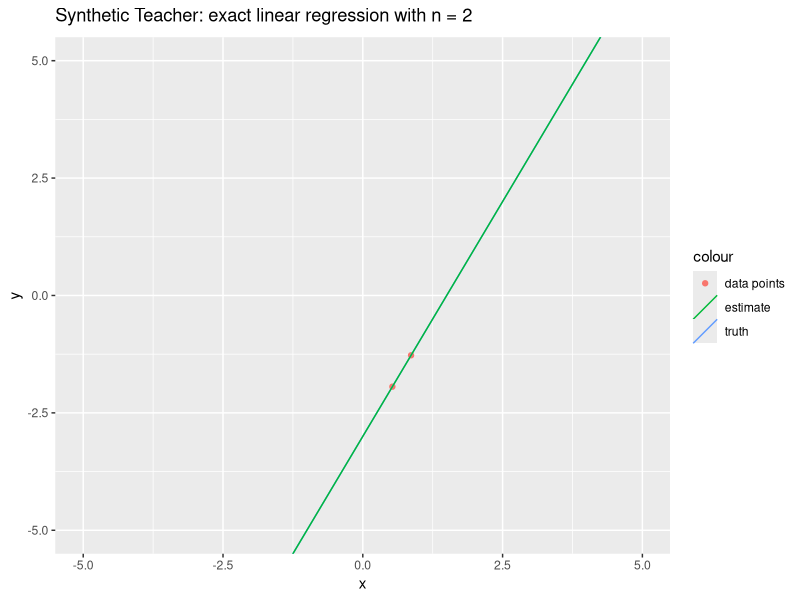
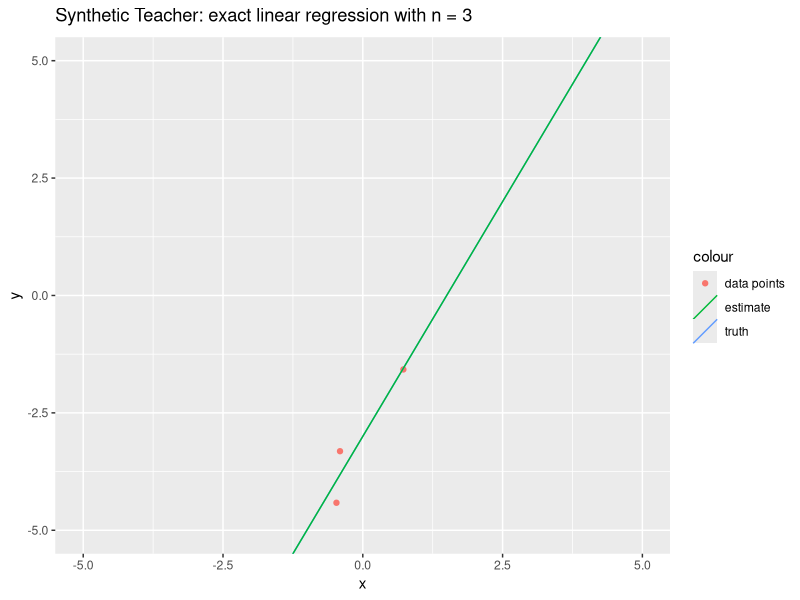
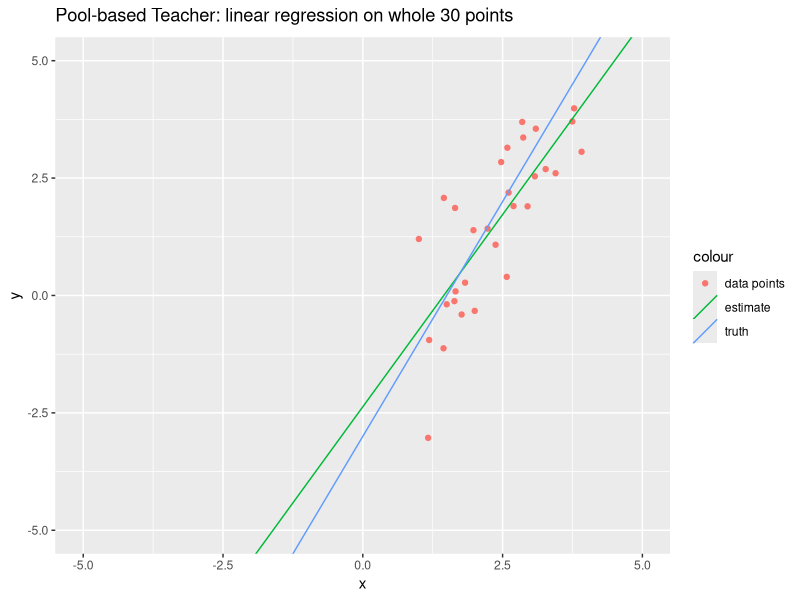
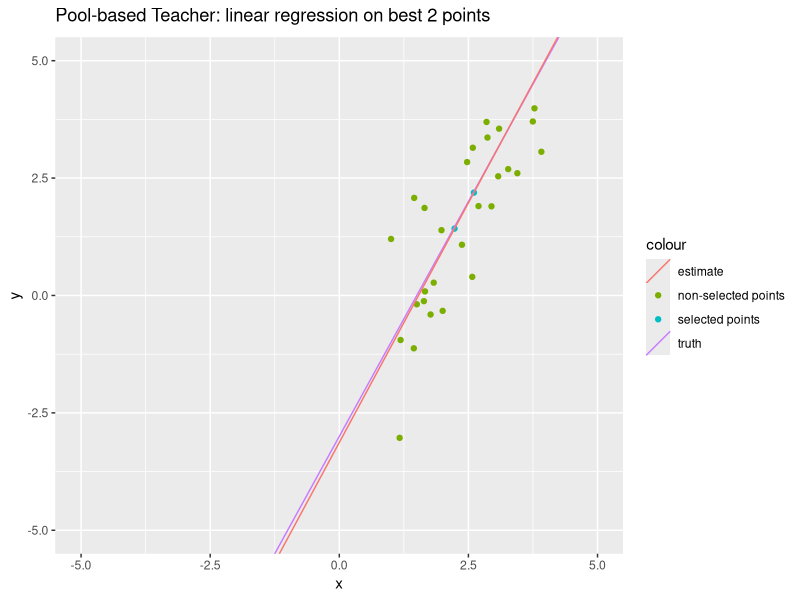
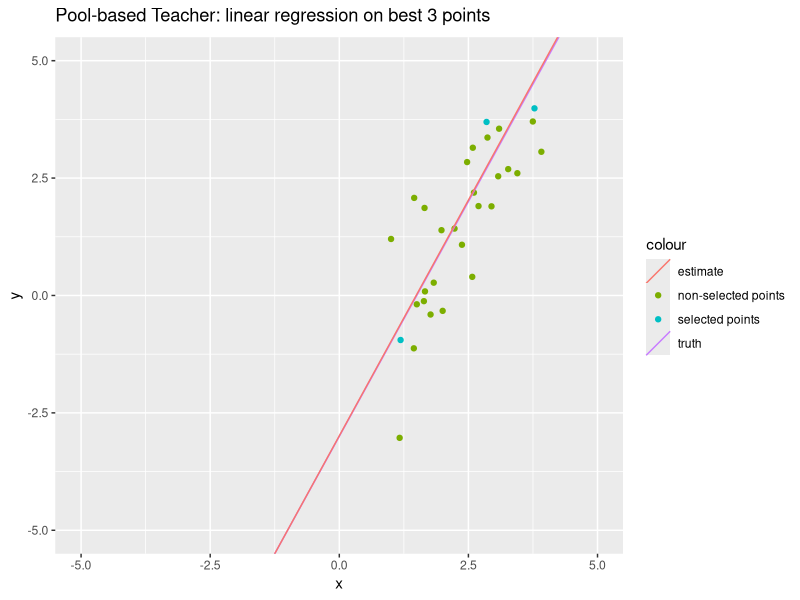
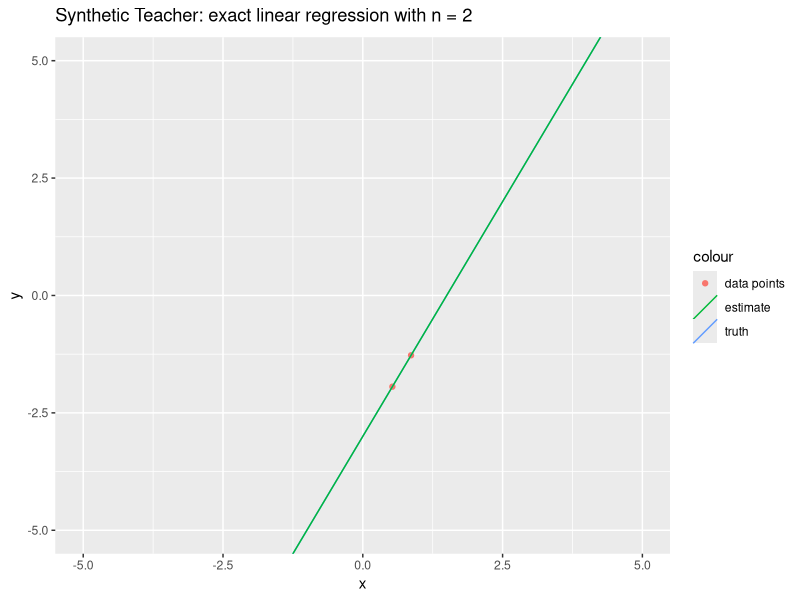
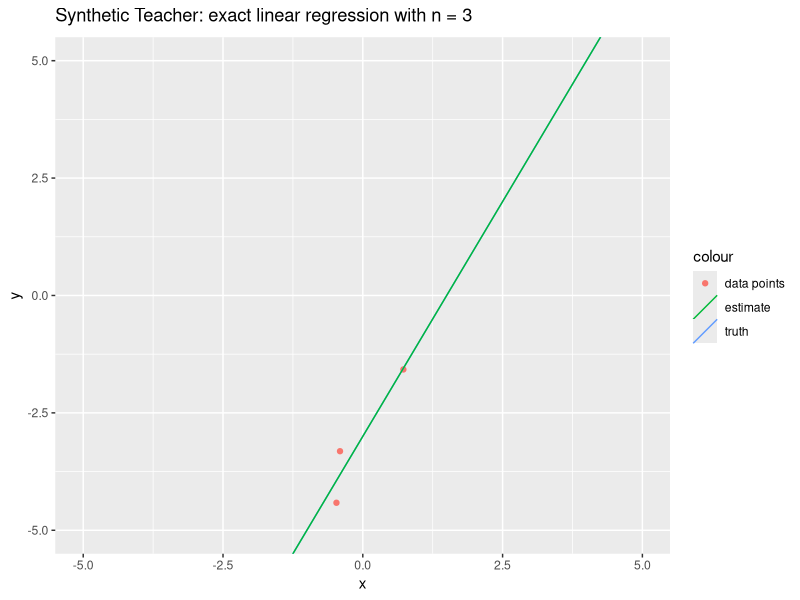
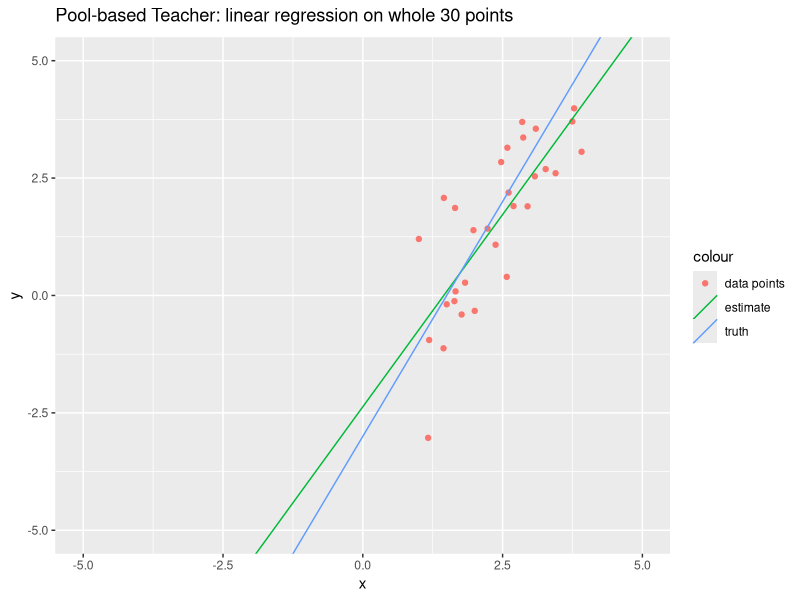

Write R code to recreate these figures, in order.
## ---- chunk 1
knitr::opts_knit$set(root.dir = "/Users/turx/Projects/machine-teaching-23sp/hw03-machine-teaching-ols")
knitr::opts_chunk$set(warning = FALSE, message = FALSE)
library(readxl)
library(tidyverse)
library(lubridate)
library(ggplot2)
set.seed(27021)
## ---- chunk 2
gen_datasets <- function(n_datasets, len_dataset, a, b, sigma_sq, fixed) {
  dfs <- list(1:n_datasets)
  for (i in 1:n_datasets) {
    dfs[[i]] <- gen_dataset(len_dataset, a, b, sigma_sq, fixed)
  }
  return(dfs)
}

ols_regression_single <- function(x, y) {
  model <- lm(y ~ x)
  return(list(m = model$coefficients[2], b = model$coefficients[1]))
}

ols_regression_batch <- function(ds) {
  ols_results <- list(1:100)
  for (i in 1:100) {
    ols_results[[i]] <- ols_regression_single(ds[[i]]$x, ds[[i]]$y)
  }
  ols_results_df <- tibble(
    m = map_dbl(ols_results, "m"),
    b = map_dbl(ols_results, "b")
  )
  return(ols_results_df)
}
## ---- chunk 3
gen_dataset <- function(n, a, b, sigma_sq, fixed) {
  x <- runif(n, -1, 1)
  eps <- rnorm(n, mean = 0, sd = sigma_sq)
  if (fixed) {
    # fix the regression line to be the truth line
    eps_model <- ols_regression_single(x, eps)
    delta_a <- eps_model$m  # defined above
    delta_b <- eps_model$b  # defined above
    # eliminate the effect of eps
    y <- (a - delta_a) * x + b - delta_b + eps
  } else {
    y <- a * x + b + eps
  }
  return(tibble(x = x, y = y))
}

gen_dataset_shifted <- function(n, a, b, sigma_sq, fixed) {
  while (TRUE) {
    ds <- gen_dataset(n, a, b, sigma_sq, fixed)
    n_pts <- ds %>% nrow()
    for (i in 1:n_pts) {  # select the first point
      for (j in (i + 1):n_pts) {  # select the second point
        # get the regression line of the two points
        x_2pts <- c(ds$x[i], ds$x[j])
        y_2pts <- c(ds$y[i], ds$y[j])
        reg <- ols_regression_single(x_2pts, y_2pts)
        if (reg$m != a || reg$b != b) {
          # at least one pair is not on the y = ax + b line
          return(ds)
        }
      }
    }
  }
}
## ---- chunk 4
run_q1 <- function(n) {
  d <- gen_dataset(n, a = 2, b = -3, sigma_sq = 1, fixed = TRUE)
  model <- ols_regression_single(d$x, d$y)
  plot <- ggplot(data = d) +
    geom_point(aes(x = x, y = y, color = "data points")) +
    geom_abline(aes(intercept = -3, slope = 2, color = "truth")) +
    geom_abline(aes(intercept = model$b, slope = model$m, color = "estimate")) +
    xlim(-5, 5) +
    ylim(-5, 5) +
    ggtitle(bquote("Synthetic Teacher: exact linear regression with n =" ~ .(n)))
  print(plot)
  ggsave(filename = paste0("q1_n", n, ".svg"))
  summary_model(model)
}

summary_model <- function(model) {
  cat("Estimated slope:", model$m, "\n")
  cat("Estimated intercept:", model$b, "\n")
  cat("True slope:", 2, "\n")
  cat("True intercept:", -3, "\n")
}
## ---- chunk 5
run_q1(2)
## ---- chunk 6
run_q1(3)
## ---- chunk 7
pool <- read.table("hw3pool.txt", col.names = c("x", "y"))
pool
## ---- chunk 8
# define closeness
closeness <- function(m, b, mhat, bhat) {
  (mhat - m)^2 + (bhat - b)^2
}

# generate the set of all multi-subsets of size m from a set of size n given by index 1:n
# an equivalent problem: generate the set of all tuples of n non-negative integers with sum m
gen_tuples <- function(n, m) {
  if (n == 1) {
    return(list(c(m)))
  } else {
    v <- list()
    for (i in 0:m) {
      v <- c(v, lapply(gen_tuples(n - 1, m - i), function(x) c(i, x)))
    }
    return(v)
  }
}

# select the best multi-subset of size n from the dataset df with variables x and y
select_data <- function(df, n) {
  # generate all multi-subsets of size n
  tuples <- gen_tuples(nrow(df), n)
  # generate the multi-subsets
  # an element v_i in tuple v means the number of times the i-th point is selected
  multisets <- map(tuples, function(v) {
    multiset <- list(x = c(), y = c())
    for (i in seq_along(v)) {
      multiset$x <- c(multiset$x, rep(df$x[i], v[i]))
      multiset$y <- c(multiset$y, rep(df$y[i], v[i]))
    }
    return(multiset)
  })
  cat("Number of multi-subsets:", length(multisets), "\n")
  # calculate the closeness of each multi-subset
  closenesses <- map_dbl(multisets, function(s) {
    reg <- ols_regression_single(s$x, s$y)
    return(closeness(2, -3, reg$m, reg$b))
  })
  # drop NA, as if we select n points be the same, the closeness is NA
  min_closeness <- min(closenesses, na.rm = TRUE)
  if (is.na(min_closeness)) {
    return(list(
      tuple = NULL,
      multiset = NULL,
      closeness = NA
    ))
  }
  # return the best tuple and its closeness
  best_idx <- which(closenesses == min_closeness)
  return(list(
    tuple = tuples[best_idx],
    multiset = multisets[best_idx],
    closeness = min_closeness
  ))
}
## ---- chunk 9
run_q2_part1 <- function() {
  start_time <- Sys.time()
  model <- ols_regression_single(pool$x, pool$y)
  plot <- ggplot(data = pool) +
    geom_point(aes(x = x, y = y, color = "data points")) +
    geom_abline(aes(intercept = model$b, slope = model$m, color = "estimate")) +
    geom_abline(aes(intercept = -3, slope = 2, color = "truth")) +
    xlim(-5, 5) +
    ylim(-5, 5) +
    ggtitle(bquote("Pool-based Teacher: linear regression on whole" ~ .(nrow(pool)) ~ "points"))
  print(plot)
  ggsave(filename = "q2_all.svg")
  summary_model(model)
  cat("Closeness:", closeness(2, -3, model$m, model$b), "\n")
  end_time <- Sys.time()
  cat("Time elapsed (second):", end_time - start_time, "\n")
}

run_q2_part1()
## ---- chunk 10
run_q2 <- function(n) {
  start_time <- Sys.time()
  d <- select_data(pool, n)
  cat("\nBest dataset (use the first one):\n")
  print(d)
  df_selected <- tibble(
    x = d$multiset[[1]]$x,
    y = d$multiset[[1]]$y
  )
  df_non_selected <- pool %>% filter(!(x %in% df_selected$x & y %in% df_selected$y))
  model <- ols_regression_single(d$multiset[[1]]$x, d$multiset[[1]]$y)
  cat("\nModel of linear regression on the best dataset:\n")
  print(model)
  plot <- ggplot() +
    geom_point(data = df_selected, aes(x = x, y = y, color = "selected points")) +
    geom_point(data = df_non_selected, aes(x = x, y = y, color = "non-selected points")) +
    geom_abline(aes(intercept = -3, slope = 2, color = "truth")) +
    geom_abline(aes(intercept = model$b, slope = model$m, color = "estimate")) +
    xlim(-5, 5) +
    ylim(-5, 5) +
    ggtitle(bquote("Pool-based Teacher: linear regression on best" ~ .(n) ~ "points"))
  print(plot)
  ggsave(filename = paste0("q2_n", n, ".svg"))
  end_time <- Sys.time()
  cat("Time elapsed (second):", end_time - start_time, "\n")
}
## ---- chunk 11
run_q2(2)
## ---- chunk 12
run_q2(3)
